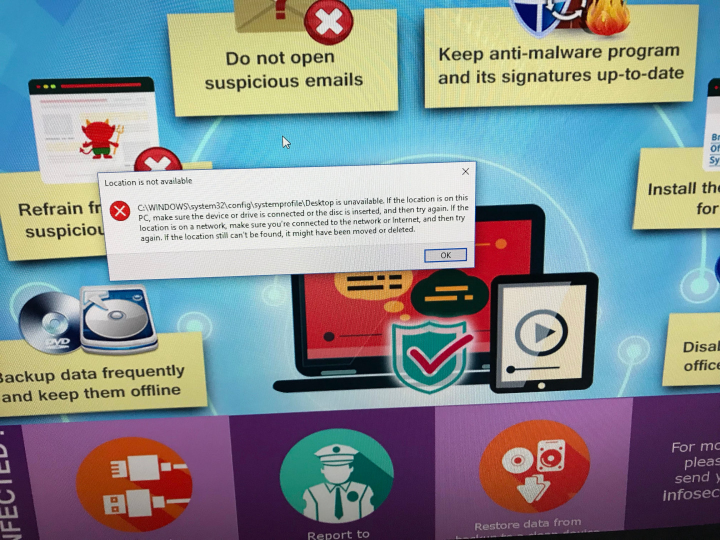
#> input picture upload_images/error.jpg, 1440 x 1080 px (shown at 1/2 size); its folder holds only this picture in this run
$ python resize_util.py
#> lines starting #> are read from the running program, lines starting #| are printed output that depends on the picture
import glob
import os

from PIL import Image


def resize_pil_image():
    size = 256, 256
    for infile in glob.glob("/home/harsh/Dev/Samples/pyramid-upload-store/upload_images/*"):
        file, ext = os.path.splitext(infile)
        im = Image.open(infile)
#> im is the input picture: PIL image 1440x1080 RGB; mean R, G, B 135.6, 142.1, 143.6
        im.thumbnail(size)
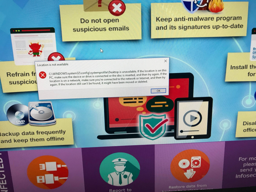
#> im: PIL image 256x192 RGB; mean R, G, B 135.8, 142.2, 143.7
        im.save(file + "_thumbnail", "JPEG")


def scale_pil_image():
    for infile in glob.glob("/home/harsh/Dev/Samples/pyramid-upload-store/upload_images/*"):
        file, ext = os.path.splitext(infile)
        im = Image.open(infile)
        w, h = im.size
        new_size = [w + 200, h + 200]
        im.thumbnail(new_size)
        im.save(file + "_thumbnail.png", "JPEG")


if __name__ == '__main__':
   resize_pil_image()
